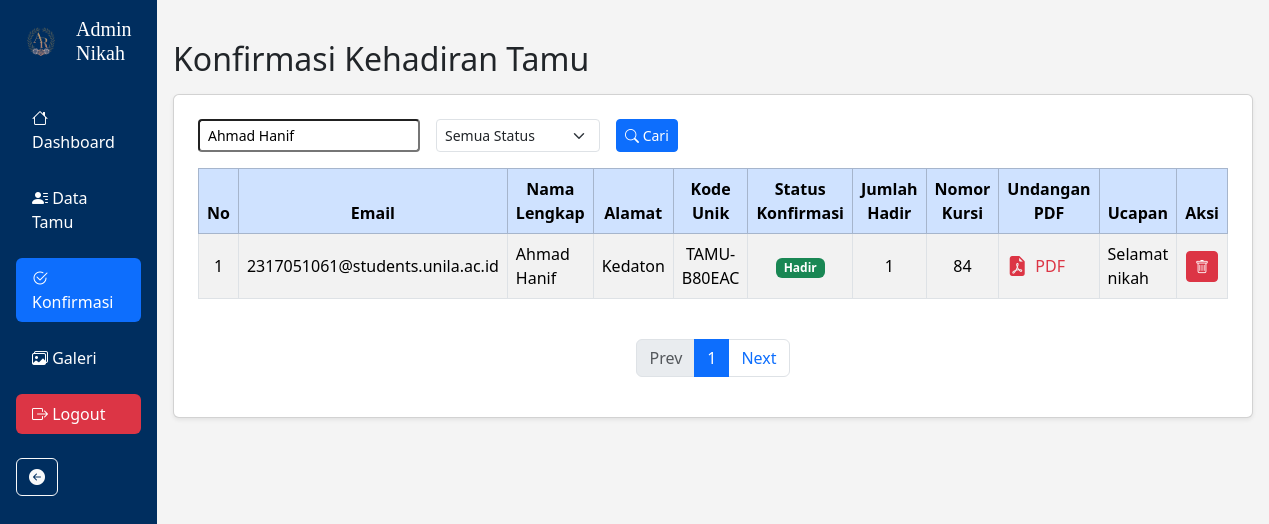
The app's page /admin/konfirmasi.php?cari=Ahmad Hanif with its own data.
### tables this page shows
CREATE TABLE `konfirmasi` (
  `id` int NOT NULL,
  `user_id` int DEFAULT NULL,
  `status` enum('hadir','tidak','belum konfirmasi') DEFAULT 'belum konfirmasi',
  `waktu_konfirmasi` datetime DEFAULT NULL,
  `nomor_kursi` int DEFAULT NULL,
  `qr_code_path` varchar(255) DEFAULT NULL,
  `pdf_path` varchar(255) DEFAULT NULL,
  `kode_unik` varchar(13) NOT NULL,
  `whishes` text
);

CREATE TABLE `users` (
  `id` int NOT NULL,
  `nama` varchar(100) DEFAULT NULL,
  `email` varchar(100) DEFAULT NULL,
  `password` varchar(255) DEFAULT NULL,
  `role` enum('admin','tamu') DEFAULT NULL,
  `kode_unik` varchar(50) DEFAULT NULL,
  `alamat` varchar(100) DEFAULT NULL
);

### admin/konfirmasi.php (the view, shortened to what this page needs)
<?php
include("../includes/db.php");
$limit = 10;
$page = isset($_GET['page']) ? (int) $_GET['page'] : 1;
$offset = ($page - 1) * $limit;
$cari = isset($_GET['cari']) ? $_GET['cari'] : '';
$filter_status = isset($_GET['filter_status']) ? $_GET['filter_status'] : '';
$sql = "SELECT
            users.id, users.email, users.nama, users.alamat, users.kode_unik,
            konfirmasi.status AS status_konfirmasi,
            konfirmasi.nomor_kursi AS nomor_kursi,
            konfirmasi.pdf_path AS undangan_pdf,
            konfirmasi.whishes AS ucapan
        FROM users
        LEFT JOIN konfirmasi ON users.id = konfirmasi.user_id
        WHERE users.role = 'tamu'";
if ($cari != '') {
    $sql .= " AND users.nama LIKE '%$cari%'";
}
$sql .= " ORDER BY users.id DESC LIMIT $limit OFFSET $offset";
$query = mysqli_query($conn, $sql);
$no = $offset + 1;
?>
<!DOCTYPE html>
<html lang="en">
<head>
    <link href="https://cdn.jsdelivr.net/npm/bootstrap@5.3.6/dist/css/bootstrap.min.css" rel="stylesheet">
    <link rel="stylesheet" href="https://cdn.jsdelivr.net/npm/bootstrap-icons@1.10.5/font/bootstrap-icons.css" />
</head>
<body style="background-color: #f4f4f4;">
    <?php include("../asset/sidebar.php"); ?>
    <div class="container mt-4 p-3">
        <h2 class="mb-3">Konfirmasi Kehadiran Tamu</h2>
        <div class="card shadow-sm p-4 bg-white">
            <div class="row mb-3">
                <div class="col-md-12">
                    <form method="GET" class="d-flex flex-wrap gap-2">
                        <input type="text" name="cari" placeholder="Cari Nama Tamu..." class="form-control-sm me-2"
                            value="<?= htmlspecialchars($cari) ?>" />
                        <select name="filter_status" class="form-select form-select-sm me-2" style="width: auto;">
                            <option value="">Semua Status</option>
                        </select>
                        <button type="submit" class="btn btn-primary btn-sm">
                            <i class="bi bi-search"></i> Cari
                        </button>
                    </form>
                </div>
            </div>
            <div class="table-responsive">
                <table class="table table-bordered table-striped align-middle">
                    <thead class="table-primary text-center">
                        <tr>
                            <th>No</th>
                            <th>Email</th>
                            <th>Nama Lengkap</th>
                            <th>Alamat</th>
                            <th>Kode Unik</th>
                            <th>Status Konfirmasi</th>
                            <th>Jumlah Hadir</th>
                            <th>Nomor Kursi</th>
                            <th>Undangan PDF</th>
                            <th>Ucapan</th>
                            <th>Aksi</th>
                        </tr>
                    </thead>
                    <tbody>
                        <?php if (mysqli_num_rows($query) > 0): ?>
                            <?php while ($row = mysqli_fetch_assoc($query)):
                                $status = $row['status_konfirmasi'] ?? 'Belum Konfirmasi';
                                $status_lower = strtolower($status);
                                $badge_class = ($status_lower === 'hadir') ? 'success' :
                                    (($status_lower === 'tidak hadir') ? 'danger' : 'warning');
                                $pdf = $row['undangan_pdf'] ?: '-';
                                $ucapan = $row['ucapan'] ?: '-';
                                $pdf_link = ($pdf !== '-')
                                    ? "<a href='../public/undangan_pdf/$pdf' target='_blank' class='text-danger d-flex align-items-center gap-2 text-decoration-none'>
                                        <i class='bi bi-file-earmark-pdf-fill fs-5'></i> PDF
                                         </a>"
                                    : '-';
                                $nomor_kursi = $row['nomor_kursi'] ?: '';
                                $jumlah_kursi = ($nomor_kursi !== '') ? count(explode(',', $nomor_kursi)) : '-';
                                ?>
                                <tr>
                                    <td class="text-center"><?= $no++ ?></td>
                                    <td><?= $row['email'] ?></td>
                                    <td><?= $row['nama'] ?></td>
                                    <td><?= $row['alamat'] ?></td>
                                    <td class="text-center"><?= $row['kode_unik'] ?></td>
                                    <td class="text-center">
                                        <span class="badge bg-<?= $badge_class ?>">
                                            <?= ucfirst($status) ?>
                                        </span>
                                    </td>
                                    <td class="text-center"><?= $jumlah_kursi ?></td>
                                    <td class="text-center"><?= $nomor_kursi ?></td>
                                    <td class="text-center"><?= $pdf_link ?></td>
                                    <td><?= $ucapan ?></td>
                                    <td class="text-center">
                                        <a href="crud-tamu/hapus_konfirmasi.php?id=<?= $row['id'] ?>"
                                            class="btn btn-sm btn-danger" onclick="return confirm('Hapus data ini?')">
                                            <i class="bi bi-trash"></i>
                                        </a>
                                    </td>
                                </tr>
                            <?php endwhile; ?>
                        <?php else: ?>
                            <tr>
                                <td colspan="11" class="text-center">Data tidak ditemukan</td>
                            </tr>
                        <?php endif; ?>
                    </tbody>
                </table>
            </div>
            <nav aria-label="Page navigation" class="mt-4">
                <ul class="pagination justify-content-center">
                    <li class="page-item <?= ($page <= 1) ? 'disabled' : '' ?>">
                        <a class="page-link"
                            href="?page=<?= $page - 1 ?>&cari=<?= urlencode($cari) ?>&filter_status=<?= urlencode($filter_status) ?>">Prev</a>
                    </li>
                    <li class="page-item active">
                        <span class="page-link"><?= $page ?></span>
                    </li>
                    <li class="page-item">
                        <a class="page-link"
                            href="?page=<?= $page + 1 ?>&cari=<?= urlencode($cari) ?>&filter_status=<?= urlencode($filter_status) ?>">Next</a>
                    </li>
                </ul>
            </nav>
        </div>
    </div>
</body>
</html>

### records on screen
konfirmasi: user.email "2317051061@students.unila.ac.id", user.nama "Ahmad Hanif", user.alamat "Kedaton", user.kode_unik "TAMU-B80EAC", status "Hadir", nomor_kursi "1", nomor_kursi "84", whishes "Selamat nikah"

### other values on screen
$page "1"
